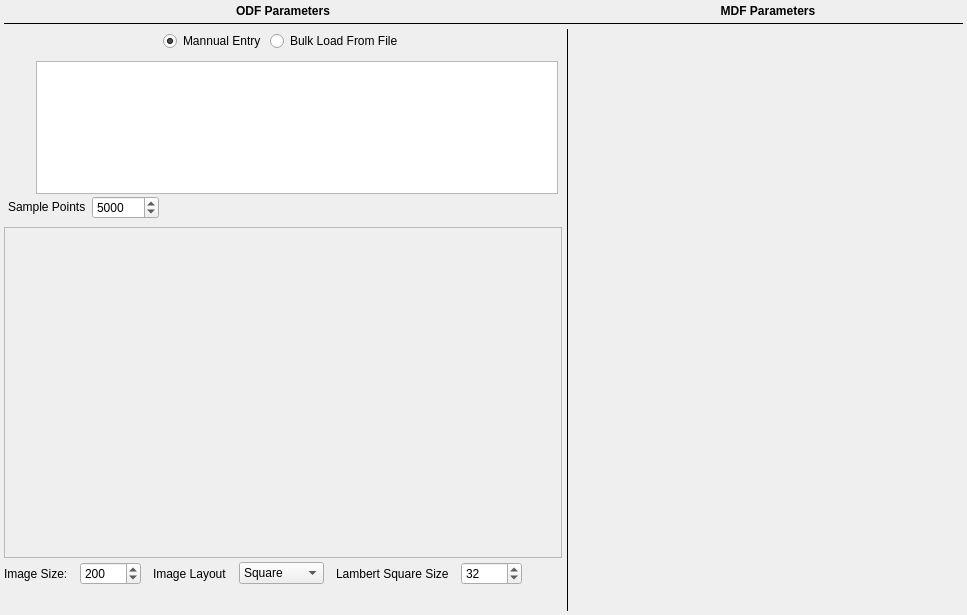
<?xml version="1.0" encoding="UTF-8"?>
<ui version="4.0">
 <class>StatsGenAxisODFWidget</class>
 <widget class="QWidget" name="StatsGenAxisODFWidget">
  <property name="geometry">
   <rect>
    <x>0</x>
    <y>0</y>
    <width>967</width>
    <height>615</height>
   </rect>
  </property>
  <property name="windowTitle">
   <string>Form</string>
  </property>
  <layout class="QGridLayout" name="gridLayout_2">
   <property name="leftMargin">
    <number>4</number>
   </property>
   <property name="topMargin">
    <number>4</number>
   </property>
   <property name="rightMargin">
    <number>4</number>
   </property>
   <property name="bottomMargin">
    <number>4</number>
   </property>
   <property name="spacing">
    <number>4</number>
   </property>
   <item row="2" column="0">
    <layout class="QHBoxLayout" name="horizontalLayout_7">
     <property name="leftMargin">
      <number>2</number>
     </property>
     <property name="topMargin">
      <number>2</number>
     </property>
     <property name="rightMargin">
      <number>2</number>
     </property>
     <property name="bottomMargin">
      <number>2</number>
     </property>
     <item>
      <spacer name="horizontalSpacer_6">
       <property name="orientation">
        <enum>Qt::Horizontal</enum>
       </property>
       <property name="sizeHint" stdset="0">
        <size>
         <width>40</width>
         <height>20</height>
        </size>
       </property>
      </spacer>
     </item>
     <item>
      <widget class="QRadioButton" name="m_WeightSpreads">
       <property name="text">
        <string>Mannual Entry</string>
       </property>
       <property name="checked">
        <bool>true</bool>
       </property>
      </widget>
     </item>
     <item>
      <widget class="QRadioButton" name="m_WeightSpreadsBulkLoad">
       <property name="text">
        <string>Bulk Load From File</string>
       </property>
      </widget>
     </item>
     <item>
      <spacer name="horizontalSpacer_9">
       <property name="orientation">
        <enum>Qt::Horizontal</enum>
       </property>
       <property name="sizeHint" stdset="0">
        <size>
         <width>40</width>
         <height>20</height>
        </size>
       </property>
      </spacer>
     </item>
    </layout>
   </item>
   <item row="4" column="0">
    <widget class="QScrollArea" name="m_PFScrollArea">
     <property name="sizePolicy">
      <sizepolicy hsizetype="Expanding" vsizetype="Expanding">
       <horstretch>0</horstretch>
       <verstretch>2</verstretch>
      </sizepolicy>
     </property>
     <property name="minimumSize">
      <size>
       <width>0</width>
       <height>0</height>
      </size>
     </property>
     <property name="widgetResizable">
      <bool>true</bool>
     </property>
     <widget class="QWidget" name="scrollAreaWidgetContents">
      <property name="geometry">
       <rect>
        <x>0</x>
        <y>0</y>
        <width>516</width>
        <height>323</height>
       </rect>
      </property>
      <property name="sizePolicy">
       <sizepolicy hsizetype="Preferred" vsizetype="Expanding">
        <horstretch>0</horstretch>
        <verstretch>0</verstretch>
       </sizepolicy>
      </property>
      <property name="maximumSize">
       <size>
        <width>16777215</width>
        <height>16777215</height>
       </size>
      </property>
      <layout class="QHBoxLayout" name="horizontalLayout">
       <property name="spacing">
        <number>4</number>
       </property>
       <property name="leftMargin">
        <number>5</number>
       </property>
       <property name="topMargin">
        <number>5</number>
       </property>
       <property name="rightMargin">
        <number>5</number>
       </property>
       <property name="bottomMargin">
        <number>5</number>
       </property>
       <item>
        <widget class="QLabel" name="m_PoleFigureLabel">
         <property name="text">
          <string/>
         </property>
        </widget>
       </item>
      </layout>
     </widget>
    </widget>
   </item>
   <item row="3" column="0">
    <widget class="QStackedWidget" name="m_WeightSpreadsStackedWidget">
     <property name="sizePolicy">
      <sizepolicy hsizetype="Preferred" vsizetype="Preferred">
       <horstretch>0</horstretch>
       <verstretch>1</verstretch>
      </sizepolicy>
     </property>
     <property name="frameShape">
      <enum>QFrame::NoFrame</enum>
     </property>
     <property name="currentIndex">
      <number>0</number>
     </property>
     <widget class="QWidget" name="weightsSpreadPage">
      <layout class="QGridLayout" name="gridLayout">
       <property name="leftMargin">
        <number>4</number>
       </property>
       <property name="topMargin">
        <number>4</number>
       </property>
       <property name="rightMargin">
        <number>4</number>
       </property>
       <property name="bottomMargin">
        <number>4</number>
       </property>
       <property name="spacing">
        <number>2</number>
       </property>
       <item row="2" column="0" colspan="3">
        <layout class="QHBoxLayout" name="horizontalLayout_2">
         <property name="spacing">
          <number>6</number>
         </property>
         <property name="topMargin">
          <number>0</number>
         </property>
         <item>
          <widget class="QLabel" name="label_7">
           <property name="sizePolicy">
            <sizepolicy hsizetype="Preferred" vsizetype="Maximum">
             <horstretch>0</horstretch>
             <verstretch>0</verstretch>
            </sizepolicy>
           </property>
           <property name="text">
            <string>Sample Points</string>
           </property>
          </widget>
         </item>
         <item>
          <widget class="QSpinBox" name="pfSamplePoints">
           <property name="sizePolicy">
            <sizepolicy hsizetype="Preferred" vsizetype="Maximum">
             <horstretch>0</horstretch>
             <verstretch>0</verstretch>
            </sizepolicy>
           </property>
           <property name="maximum">
            <number>1000000</number>
           </property>
           <property name="value">
            <number>5000</number>
           </property>
          </widget>
         </item>
         <item>
          <spacer name="horizontalSpacer_3">
           <property name="orientation">
            <enum>Qt::Horizontal</enum>
           </property>
           <property name="sizeType">
            <enum>QSizePolicy::Expanding</enum>
           </property>
           <property name="sizeHint" stdset="0">
            <size>
             <width>40</width>
             <height>20</height>
            </size>
           </property>
          </spacer>
         </item>
        </layout>
       </item>
       <item row="0" column="0" rowspan="2">
        <layout class="QVBoxLayout" name="verticalLayout">
         <property name="spacing">
          <number>12</number>
         </property>
         <property name="leftMargin">
          <number>0</number>
         </property>
         <item>
          <widget class="QPushButton" name="addODFTextureBtn">
           <property name="minimumSize">
            <size>
             <width>16</width>
             <height>16</height>
            </size>
           </property>
           <property name="maximumSize">
            <size>
             <width>24</width>
             <height>24</height>
            </size>
           </property>
           <property name="toolTip">
            <string>Add Weight Value</string>
           </property>
           <property name="text">
            <string/>
           </property>
           <property name="icon">
            <iconset resource="../../../../../ExternalProjects/SIMPL/Source/SVWidgetsLib/icons/images/Icons.qrc">
             <normaloff>:/add.png</normaloff>:/add.png</iconset>
           </property>
           <property name="iconSize">
            <size>
             <width>24</width>
             <height>24</height>
            </size>
           </property>
           <property name="flat">
            <bool>true</bool>
           </property>
          </widget>
         </item>
         <item>
          <widget class="QPushButton" name="deleteODFTextureBtn">
           <property name="sizePolicy">
            <sizepolicy hsizetype="Fixed" vsizetype="Fixed">
             <horstretch>0</horstretch>
             <verstretch>0</verstretch>
            </sizepolicy>
           </property>
           <property name="minimumSize">
            <size>
             <width>24</width>
             <height>24</height>
            </size>
           </property>
           <property name="maximumSize">
            <size>
             <width>24</width>
             <height>24</height>
            </size>
           </property>
           <property name="toolTip">
            <string>Delete Weight Value</string>
           </property>
           <property name="text">
            <string/>
           </property>
           <property name="icon">
            <iconset resource="../../../../../ExternalProjects/SIMPL/Source/SVWidgetsLib/icons/images/Icons.qrc">
             <normaloff>:/delete@2x.png</normaloff>:/delete@2x.png</iconset>
           </property>
           <property name="iconSize">
            <size>
             <width>24</width>
             <height>24</height>
            </size>
           </property>
           <property name="flat">
            <bool>true</bool>
           </property>
          </widget>
         </item>
         <item>
          <spacer name="verticalSpacer">
           <property name="orientation">
            <enum>Qt::Vertical</enum>
           </property>
           <property name="sizeHint" stdset="0">
            <size>
             <width>20</width>
             <height>40</height>
            </size>
           </property>
          </spacer>
         </item>
        </layout>
       </item>
       <item row="0" column="2" rowspan="2">
        <widget class="QTableView" name="m_ODFTableView">
         <property name="sizePolicy">
          <sizepolicy hsizetype="Expanding" vsizetype="Expanding">
           <horstretch>0</horstretch>
           <verstretch>2</verstretch>
          </sizepolicy>
         </property>
         <property name="minimumSize">
          <size>
           <width>0</width>
           <height>0</height>
          </size>
         </property>
         <property name="maximumSize">
          <size>
           <width>16777215</width>
           <height>16777215</height>
          </size>
         </property>
         <property name="toolTip">
          <string>&lt;html&gt;&lt;head/&gt;&lt;body&gt;&lt;p&gt;By default if no custom rows are entered then a completely random ODF will be generated. Adding rows to this table results in those texture values being integrated into the random ODF data.&lt;/p&gt;&lt;/body&gt;&lt;/html&gt;</string>
         </property>
         <attribute name="horizontalHeaderDefaultSectionSize">
          <number>60</number>
         </attribute>
        </widget>
       </item>
      </layout>
     </widget>
     <widget class="QWidget" name="weightSpreadBulkPage">
      <layout class="QGridLayout" name="gridLayout_3">
       <property name="leftMargin">
        <number>4</number>
       </property>
       <property name="topMargin">
        <number>4</number>
       </property>
       <property name="rightMargin">
        <number>4</number>
       </property>
       <property name="bottomMargin">
        <number>4</number>
       </property>
       <property name="spacing">
        <number>5</number>
       </property>
       <item row="2" column="0">
        <widget class="QLabel" name="label_3">
         <property name="text">
          <string>Angle Representation</string>
         </property>
        </widget>
       </item>
       <item row="1" column="0">
        <widget class="QCheckBox" name="anglesInDegrees">
         <property name="text">
          <string>Values are in Degrees</string>
         </property>
        </widget>
       </item>
       <item row="3" column="0">
        <widget class="QLabel" name="label_4">
         <property name="text">
          <string>Value Delimiter</string>
         </property>
        </widget>
       </item>
       <item row="3" column="1">
        <widget class="QComboBox" name="delimiter">
         <item>
          <property name="text">
           <string>Space</string>
          </property>
         </item>
         <item>
          <property name="text">
           <string>Tab</string>
          </property>
         </item>
         <item>
          <property name="text">
           <string>,</string>
          </property>
         </item>
         <item>
          <property name="text">
           <string>;</string>
          </property>
         </item>
        </widget>
       </item>
       <item row="2" column="1">
        <widget class="QComboBox" name="angleRepresentation">
         <item>
          <property name="text">
           <string>Euler</string>
          </property>
         </item>
         <item>
          <property name="text">
           <string>Quaternion</string>
          </property>
         </item>
         <item>
          <property name="text">
           <string>Rodriguez</string>
          </property>
         </item>
        </widget>
       </item>
       <item row="0" column="0" colspan="2">
        <layout class="QHBoxLayout" name="horizontalLayout_3">
         <item>
          <widget class="QLabel" name="label">
           <property name="text">
            <string>Input File:</string>
           </property>
          </widget>
         </item>
         <item>
          <widget class="QtSFSDropLineEdit" name="angleFilePath"/>
         </item>
         <item>
          <widget class="QPushButton" name="selectAnglesFile">
           <property name="sizePolicy">
            <sizepolicy hsizetype="Maximum" vsizetype="Fixed">
             <horstretch>0</horstretch>
             <verstretch>0</verstretch>
            </sizepolicy>
           </property>
           <property name="text">
            <string>Select...</string>
           </property>
          </widget>
         </item>
        </layout>
       </item>
       <item row="4" column="0" colspan="2">
        <layout class="QHBoxLayout" name="horizontalLayout_6">
         <property name="topMargin">
          <number>0</number>
         </property>
         <item>
          <spacer name="horizontalSpacer">
           <property name="orientation">
            <enum>Qt::Horizontal</enum>
           </property>
           <property name="sizeHint" stdset="0">
            <size>
             <width>40</width>
             <height>20</height>
            </size>
           </property>
          </spacer>
         </item>
         <item>
          <widget class="QPushButton" name="loadODFTextureBtn">
           <property name="text">
            <string>Load Data</string>
           </property>
           <property name="default">
            <bool>true</bool>
           </property>
          </widget>
         </item>
        </layout>
       </item>
       <item row="5" column="0">
        <spacer name="verticalSpacer_2">
         <property name="orientation">
          <enum>Qt::Vertical</enum>
         </property>
         <property name="sizeHint" stdset="0">
          <size>
           <width>20</width>
           <height>40</height>
          </size>
         </property>
        </spacer>
       </item>
      </layout>
     </widget>
    </widget>
   </item>
   <item row="0" column="2">
    <widget class="QLabel" name="label_6">
     <property name="font">
      <font>
       <weight>75</weight>
       <bold>true</bold>
      </font>
     </property>
     <property name="text">
      <string>MDF Parameters</string>
     </property>
     <property name="alignment">
      <set>Qt::AlignCenter</set>
     </property>
    </widget>
   </item>
   <item row="0" column="0">
    <widget class="QLabel" name="label_2">
     <property name="font">
      <font>
       <weight>75</weight>
       <bold>true</bold>
      </font>
     </property>
     <property name="text">
      <string>ODF Parameters</string>
     </property>
     <property name="alignment">
      <set>Qt::AlignCenter</set>
     </property>
    </widget>
   </item>
   <item row="2" column="1" rowspan="6">
    <widget class="Line" name="line">
     <property name="frameShadow">
      <enum>QFrame::Plain</enum>
     </property>
     <property name="orientation">
      <enum>Qt::Vertical</enum>
     </property>
    </widget>
   </item>
   <item row="1" column="0" colspan="3">
    <widget class="Line" name="line_2">
     <property name="frameShadow">
      <enum>QFrame::Plain</enum>
     </property>
     <property name="orientation">
      <enum>Qt::Horizontal</enum>
     </property>
    </widget>
   </item>
   <item row="2" column="2" rowspan="6">
    <widget class="StatsGenMDFWidget" name="m_MDFWidget" native="true">
     <property name="sizePolicy">
      <sizepolicy hsizetype="Expanding" vsizetype="Expanding">
       <horstretch>0</horstretch>
       <verstretch>0</verstretch>
      </sizepolicy>
     </property>
     <property name="minimumSize">
      <size>
       <width>60</width>
       <height>0</height>
      </size>
     </property>
    </widget>
   </item>
   <item row="5" column="0" rowspan="3">
    <layout class="QGridLayout" name="gridLayout_4">
     <property name="horizontalSpacing">
      <number>12</number>
     </property>
     <item row="0" column="1">
      <widget class="QLabel" name="label_5">
       <property name="text">
        <string>Image Size:</string>
       </property>
      </widget>
     </item>
     <item row="0" column="2">
      <widget class="QSpinBox" name="pfImageSize">
       <property name="maximum">
        <number>10000</number>
       </property>
       <property name="value">
        <number>200</number>
       </property>
      </widget>
     </item>
     <item row="0" column="3">
      <widget class="QLabel" name="label_8">
       <property name="toolTip">
        <string>Controls the size of the Modified Lambert Square that is used for interpolation of the angular data during the stereographic project generation. You should leave this at the default unless you really understand what you are doing.</string>
       </property>
       <property name="text">
        <string>Image Layout</string>
       </property>
      </widget>
     </item>
     <item row="0" column="5">
      <widget class="QLabel" name="pfLambertLabel">
       <property name="toolTip">
        <string>Controls the size of the Modified Lambert Square that is used for interpolation of the angular data during the stereographic project generation. You should leave this at the default unless you really understand what you are doing.</string>
       </property>
       <property name="text">
        <string>Lambert Square Size</string>
       </property>
      </widget>
     </item>
     <item row="0" column="6">
      <widget class="QSpinBox" name="pfLambertSize">
       <property name="maximum">
        <number>10000</number>
       </property>
       <property name="value">
        <number>32</number>
       </property>
      </widget>
     </item>
     <item row="0" column="4">
      <widget class="QComboBox" name="imageLayout">
       <property name="currentIndex">
        <number>2</number>
       </property>
       <item>
        <property name="text">
         <string>Horizontal</string>
        </property>
       </item>
       <item>
        <property name="text">
         <string>Vertical</string>
        </property>
       </item>
       <item>
        <property name="text">
         <string>Square</string>
        </property>
       </item>
      </widget>
     </item>
     <item row="1" column="1">
      <widget class="QPushButton" name="m_CalculateODFBtn">
       <property name="sizePolicy">
        <sizepolicy hsizetype="Preferred" vsizetype="Preferred">
         <horstretch>0</horstretch>
         <verstretch>0</verstretch>
        </sizepolicy>
       </property>
       <property name="minimumSize">
        <size>
         <width>16</width>
         <height>16</height>
        </size>
       </property>
       <property name="maximumSize">
        <size>
         <width>48</width>
         <height>48</height>
        </size>
       </property>
       <property name="toolTip">
        <string>Update ODF Data. Every time a new value is entered this button should be clicked.</string>
       </property>
       <property name="text">
        <string/>
       </property>
       <property name="icon">
        <iconset resource="../../../../../ExternalProjects/SIMPL/Source/SVWidgetsLib/icons/images/Icons.qrc">
         <normaloff>:/reload@2x.png</normaloff>:/reload@2x.png</iconset>
       </property>
       <property name="iconSize">
        <size>
         <width>24</width>
         <height>24</height>
        </size>
       </property>
       <property name="shortcut">
        <string>Ctrl+S</string>
       </property>
       <property name="autoDefault">
        <bool>true</bool>
       </property>
       <property name="default">
        <bool>false</bool>
       </property>
       <property name="flat">
        <bool>true</bool>
       </property>
      </widget>
     </item>
     <item row="1" column="2">
      <widget class="QPushButton" name="savePoleFigureImage">
       <property name="sizePolicy">
        <sizepolicy hsizetype="Preferred" vsizetype="Preferred">
         <horstretch>0</horstretch>
         <verstretch>0</verstretch>
        </sizepolicy>
       </property>
       <property name="maximumSize">
        <size>
         <width>48</width>
         <height>48</height>
        </size>
       </property>
       <property name="toolTip">
        <string>Save Pole Figure</string>
       </property>
       <property name="text">
        <string/>
       </property>
       <property name="icon">
        <iconset resource="../../../../../ExternalProjects/SIMPL/Source/SVWidgetsLib/icons/images/Icons.qrc">
         <normaloff>:/data-transfer-download@2x.png</normaloff>:/data-transfer-download@2x.png</iconset>
       </property>
       <property name="iconSize">
        <size>
         <width>24</width>
         <height>24</height>
        </size>
       </property>
       <property name="shortcut">
        <string>Ctrl+S</string>
       </property>
       <property name="flat">
        <bool>true</bool>
       </property>
      </widget>
     </item>
     <item row="0" column="7">
      <spacer name="horizontalSpacer_2">
       <property name="orientation">
        <enum>Qt::Horizontal</enum>
       </property>
       <property name="sizeHint" stdset="0">
        <size>
         <width>40</width>
         <height>20</height>
        </size>
       </property>
      </spacer>
     </item>
    </layout>
   </item>
  </layout>
 </widget>
 <customwidgets>
  <customwidget>
   <class>QtSFSDropLineEdit</class>
   <extends>QLineEdit</extends>
   <header location="global">QtSFSDropLineEdit.h</header>
  </customwidget>
  <customwidget>
   <class>StatsGenMDFWidget</class>
   <extends>QWidget</extends>
   <header location="global">StatsGenMDFWidget.h</header>
   <container>1</container>
  </customwidget>
 </customwidgets>
 <resources>
  <include location="../../../../../ExternalProjects/SIMPL/Source/SVWidgetsLib/icons/images/Icons.qrc"/>
  <include location="../../../../../ExternalProjects/SIMPL/Source/SVWidgetsLib/icons/images/Icons.qrc"/>
  <include location="../../../../../ExternalProjects/SIMPL/Source/SVWidgetsLib/icons/images/Icons.qrc"/>
  <include location="../../../../../ExternalProjects/SIMPL/Source/SVWidgetsLib/icons/images/Icons.qrc"/>
 </resources>
 <connections/>
</ui>
